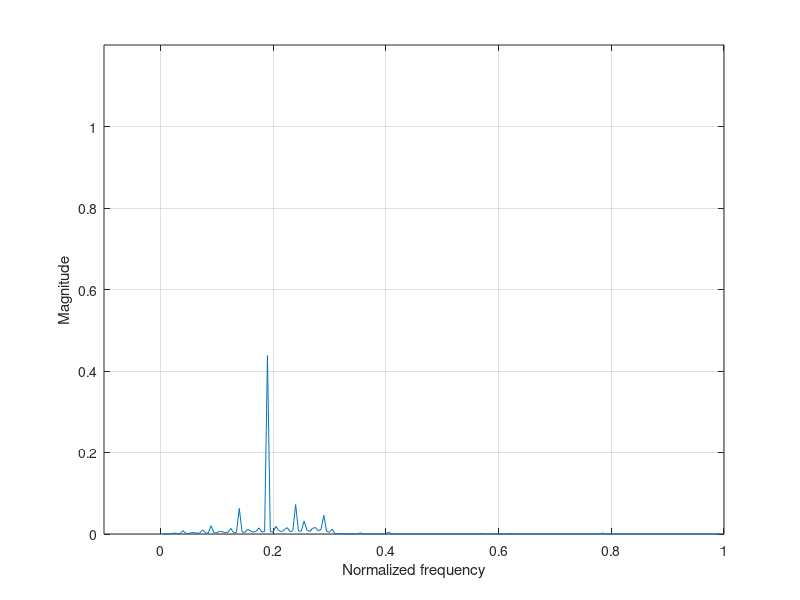
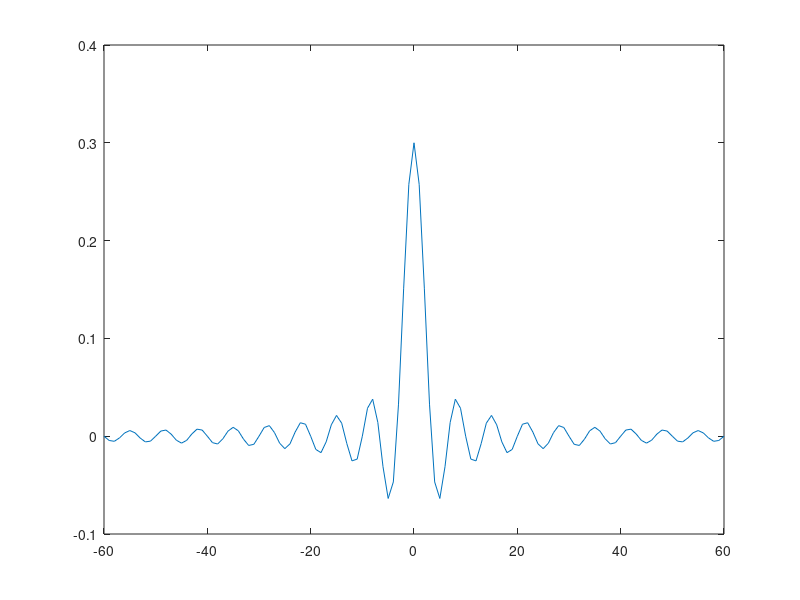

Here is the MATLAB script that generated these plots, in order:
clc;
clear all;

omegac = 0.3*pi;
L = 120;
M = (L)/2;
l = -M:M;
h = omegac/pi *sinc(omegac*(l)/pi);

omega = 0:10*pi /2000:pi;
Hd = freqz(h,l,omega);


plot(omega/pi,abs(Hd));
grid;
xlabel('Normalized frequency');
ylabel('Magnitude');
axis([-.1  1 0 1.2]);
grid on;
figure
plot(l,h)
